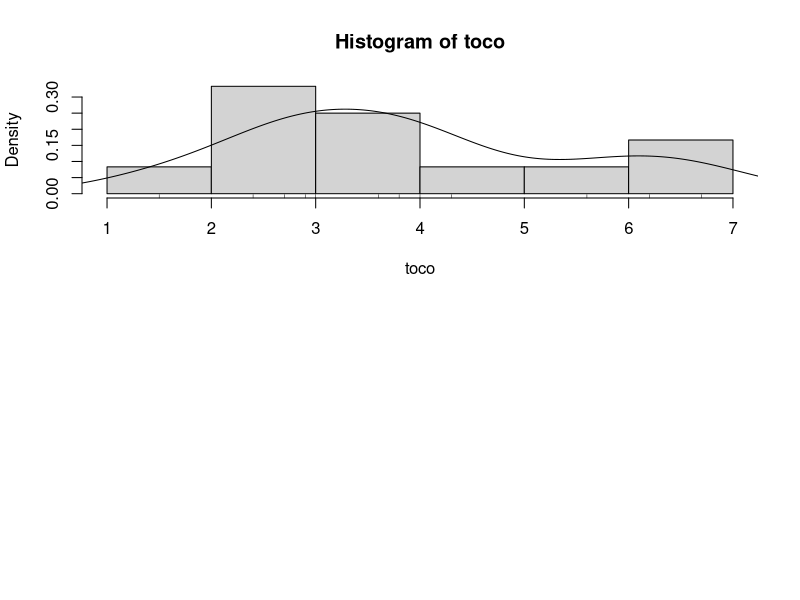

Here is the R script that generated this plot: (Note: this script raises an error after producing the figure.)
toco <- c(5.6,2.7,6.2,2.9,1.5,4.0,4.3,3.0,3.6,2.4,6.7,3.8)
par(mfrow=c(2,1))
hist(toco, freq = FALSE, breaks = 6)
points(density(toco), type = "l")
rug(toco)
vioplot(toco, horizontal=TRUE, col="gray" )
stem(toco,scale=2)
qt(1-0.05/2,df=length(toco)-1)
t.summary<-t.test(toco,mu=0.54)
t.summary
summary(toco)


library(pwr)
?power.t.test
power.t.test(n=NULL,delta=1-0.54,sd=sd(toco),
             sig.level = 0.05, power=0.50,
             type = "one.sample", alternative = "two.sided")
power.t.test(n=NULL,delta=0.75-0.54,sd=sd(toco),
             sig.level = 0.05, power=0.50,
             type = "one.sample", alternative = "two.sided")
library(TeachingDemos)
?power.examp

tomato <- c(20.5, 18.5, 20.0, 19.5, 19.5, 21.0, 17.5, 22,5,
            20.0, 19.5, 18.5, 20.0, 18.0, 20.5)
par(mfrow=c(2,1))
hist(tomato, freq=FALSE, breaks=6)
points(density(tomato), type="1")
rug(tomato)
library(vioplot)
vioplot(tomato, horizontal=TRUE, col="gray")
qt(1-0.05/2, df=length(tomato)-1)
